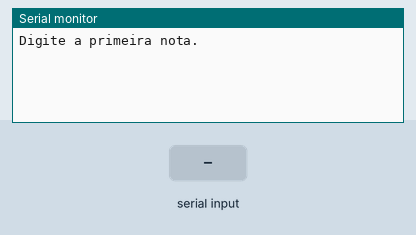
Simulated run of this sketch. Board: Arduino Uno, built with avr-gcc and run on an emulated ATmega328P. On the bench: the last lines printed to the serial monitor. Inputs (shaded band) come from the test bench.

Above: at 1.2 s.
1.3 s: "90,45,200\n" received over Serial
At 2.1 s:
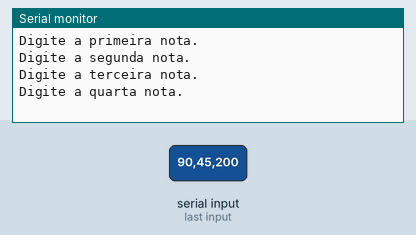
At 3.8 s:
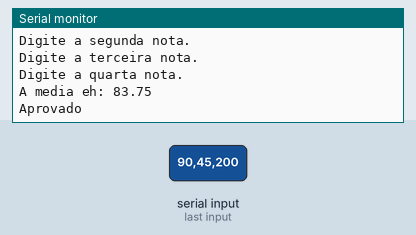

The sketch:

lopal_ex_151.ino
```cpp
/*Faça um programa que receba 4 notas de um aluno, calcule e imprima a média
aritmética das notas e a mensagem de APROVADO para média superior ou igual a
7,0 RECUPERAÇÃO para notas entre 5.0 e 7,0 ou a mensagem de REPROVADO
para média inferior a 5,0.
*/


// C++ code
//
float n1, n2, n3, n4;//cria as quatro variaveis de uma só vez, e inicia com 0.
float media = 0;

void setup()
{
  Serial.begin(9600);
}

void loop()
{
  Serial.println("Digite a primeira nota.");
  while(! Serial.available());
  n1 = Serial.parseFloat();

  Serial.println("Digite a segunda nota.");
  while(! Serial.available());
  n2 = Serial.parseFloat();

  Serial.println("Digite a terceira nota.");
  while(! Serial.available());
  n3 = Serial.parseFloat();

  Serial.println("Digite a quarta nota.");
  while(! Serial.available());
  n4 = Serial.parseFloat();

  media = (float(n1) + float(n2) + float(n3) + float(n4)) / 4;

  Serial.println("A media eh: " + String(media));


  if(media >= 7){
  Serial.println("Aprovado");
  } else if(7 > media >= 5 ){
  Serial.println("Recuperação");
  } else {
  Serial.println("Reprovado");
  }

  delay(20000);
  Serial.println();
  Serial.println();

}
```

Measured:
- after the input at 1.3 s, the serial monitor: prints a new line at once (image 1)
